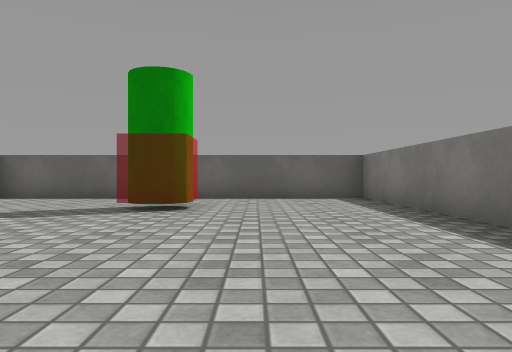
[1] (above)

20 first-person views from a walk through a 3-D level made in the Unity game engine. The camera is 0.51 m above the floor, looks level and sees 70° across. The floor is counted in squares, 1 m on a side. Each view is taken from the middle of a square. On the plan, view 1 faces up. The plan holds only what a view shows up to about 9 squares ahead; the rest is blank. The place goes on beyond the plan. Surface patterns are stand-ins for the level's own textures.

[2]
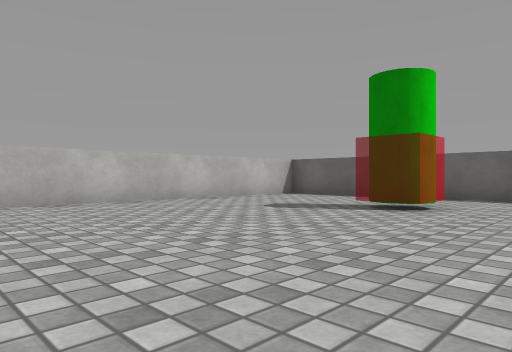

[3]
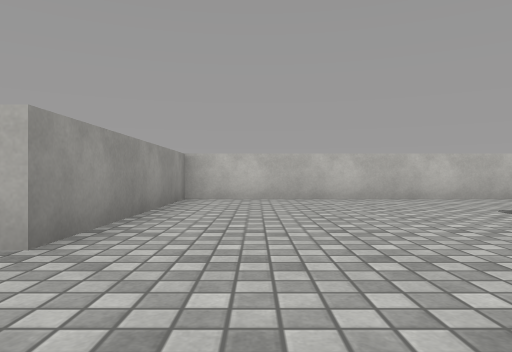

[4]
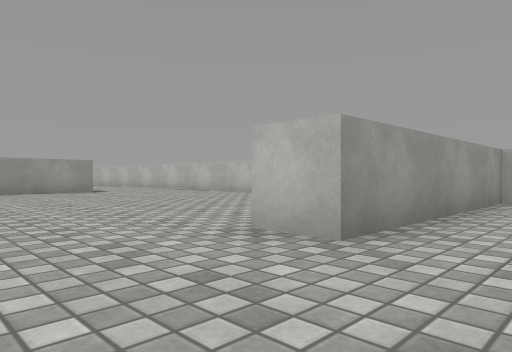

[5]
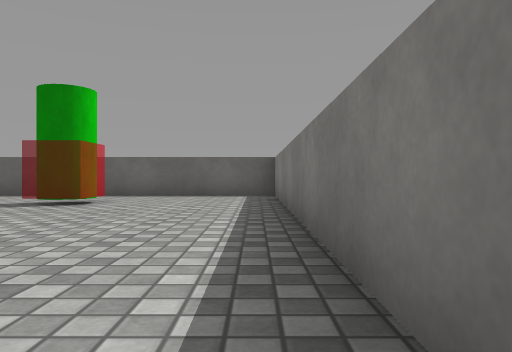

[6]
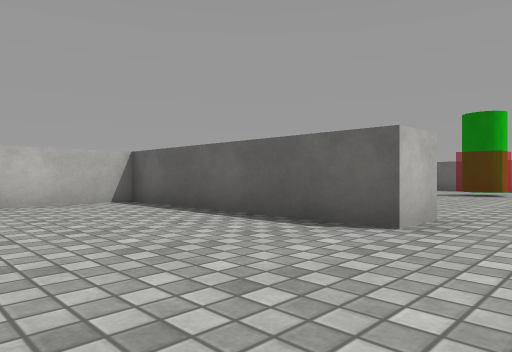

[7]
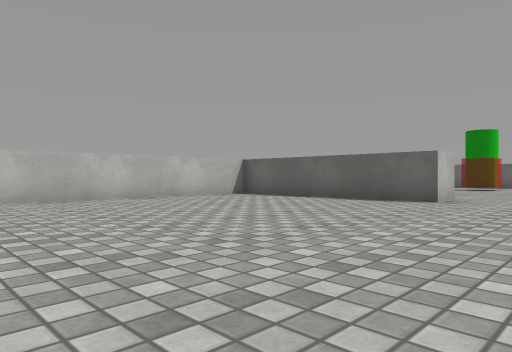

[8]
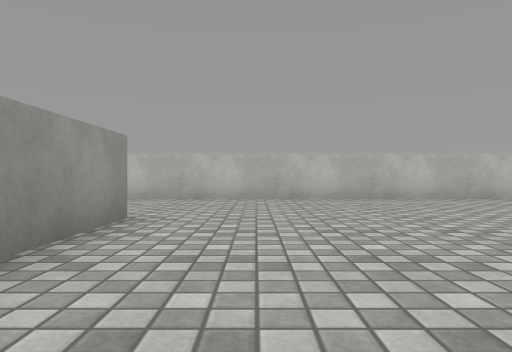

[9]
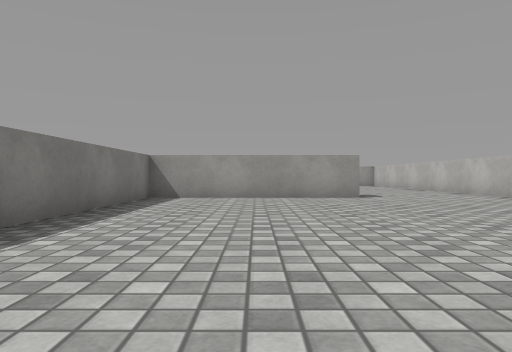

[10]
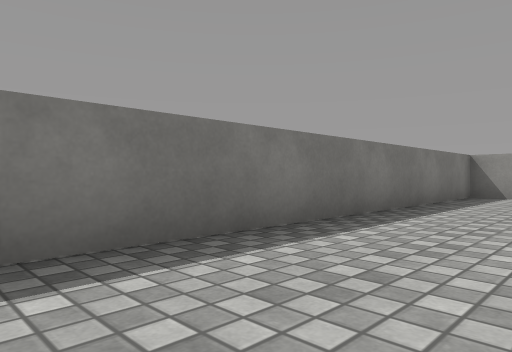

[11]
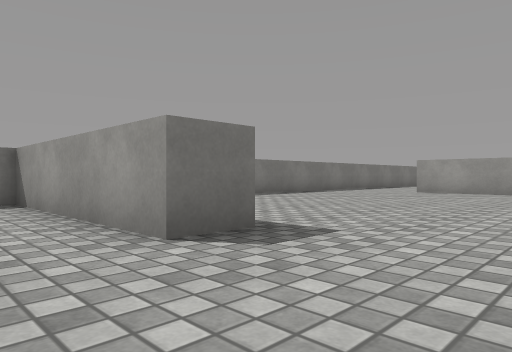

[12]
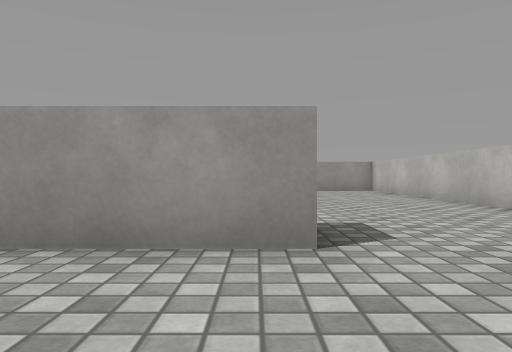

[13]
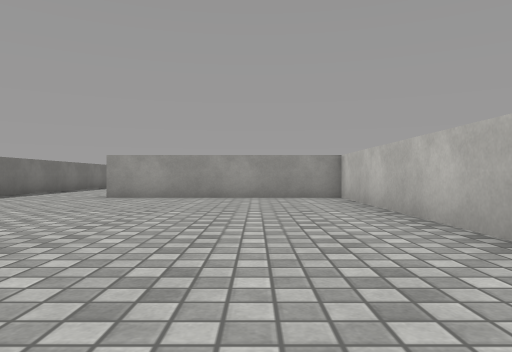

[14]
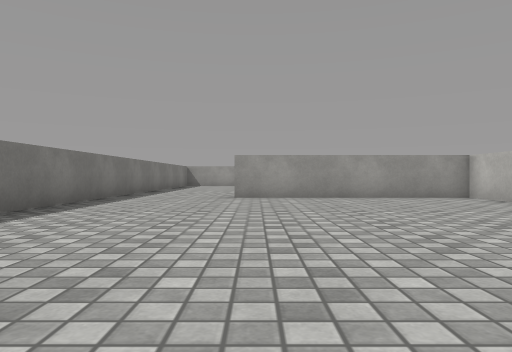

[15]
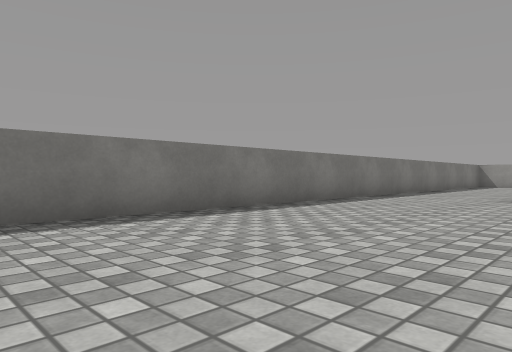

[16]
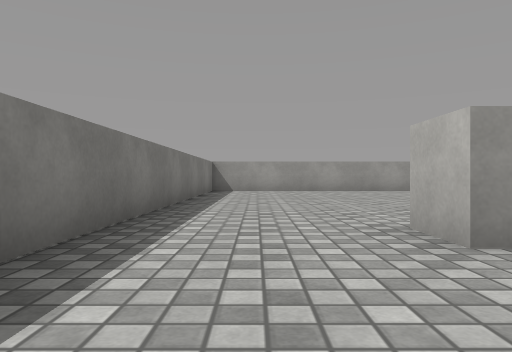

[17]
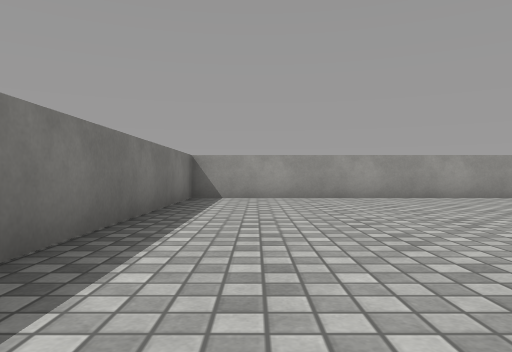

[18]
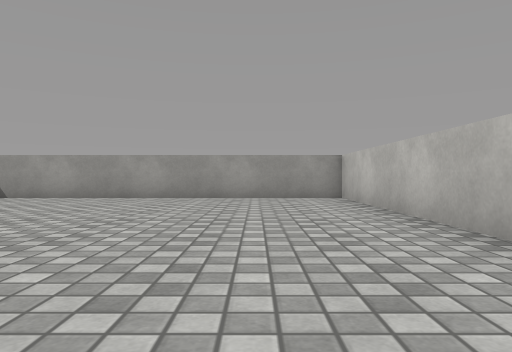

[19]
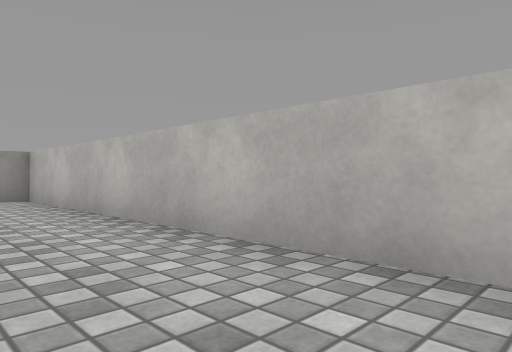

[20]
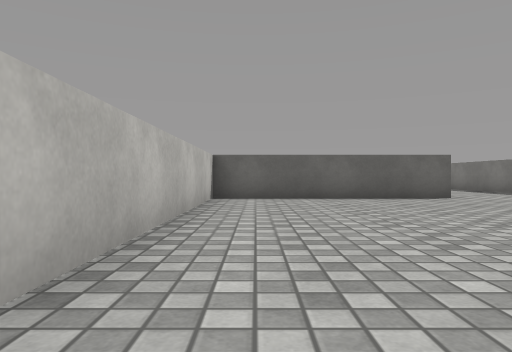

### Floor plan
Ten units are one square. View 1 is at (0, 0); x grows to the right and y downward. Boxes are objects, and circles mark ways between rooms. Rooms are numbered by the first view taken in them; rooms with no view inside come last. Other rooms are left out.
<svg viewBox="-65 -90 95 400">
<path fill="none" stroke="#000" d="M-60 -66 -60 6 -5 6M25 4 25 -85 -60 -85M-24 106 25 106 25 4M-5 6 -5 16 -60 16 -60 94M-24 116 -24 106M-60 136 -60 206 -5 206M25 205 25 128M-60 94 -60 119M-5 206 -5 216 -60 216 -60 305 25 305 25 205"/>
<rect x="-25" y="-65" width="20" height="20" fill="#bbb"><title>other object</title></rect>
<circle cx="10" cy="10" r="3" fill="#2a7"/>
<circle cx="-40" cy="103" r="3" fill="#2a7"/>
<circle cx="10" cy="210" r="3" fill="#2a7"/>
<text x="-20" y="-40">1</text>
<text x="-10" y="60">2</text>
<text x="-20" y="160">3</text>
<text x="-10" y="260">4</text>
</svg>
Room 1 opens to room 2. Room 2 opens to room 3. Room 3 opens to room 4.

Where each view was taken, in squares from view 1:
view 1: 0 up, 0 right, facing up
view 2: 0 up, 1 right, facing up-left
view 3: 1 up, 2 right, facing left
view 4: 1 up, 2 right, facing down-left
view 5: 1 down, 2 right, facing up
view 6: 5 down, 1 right, facing up-left
view 7: 9 down, 2 right, facing up-left
view 8: 9 down, 2 right, facing left
view 9: 2 down, 0 right, facing down
view 10: 1 down, 0 right, facing down-right
view 11: 9 down, 5 left, facing down-right
view 12: 8 down, 2 left, facing down
view 13: 12 down, 4 left, facing down
view 14: 12 down, 1 left, facing down
view 15: 12 down, 2 left, facing down-right
view 16: 18 down, 1 right, facing down
view 17: 22 down, 1 right, facing down
view 18: 22 down, 4 left, facing down
view 19: 22 down, 4 left, facing down-left
view 20: 30 down, 5 left, facing up
